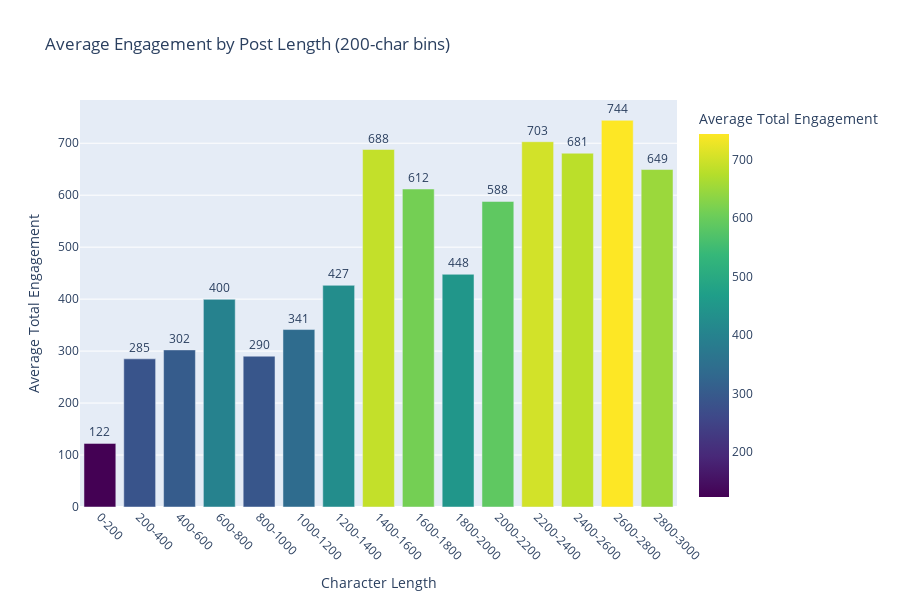

Source (notebook cell):
### Code cell
# Visualize length vs engagement
fig = px.bar(
    length_bins[length_bins['length_bin'] != 'Empty'].head(20),
    x='length_bin',
    y='avg_engagement',
    title='Average Engagement by Post Length (200-char bins)',
    labels={'length_bin': 'Character Length', 'avg_engagement': 'Average Total Engagement'},
    text='avg_engagement',
    color='avg_engagement',
    color_continuous_scale='Viridis'
)

fig.update_traces(texttemplate='%{text:.0f}', textposition='outside')
fig.update_layout(height=600, showlegend=False)
fig.update_xaxes(tickangle=45)
fig.show()
# Display static image for GitHub preview
from IPython.display import Image, display
import plotly.io as pio
try:
    img_bytes = pio.to_image(fig, format='png', width=1200, height=700)
    display(Image(img_bytes))
except:
    print('Static image export requires: pip install kaleido')
fig.write_html('../output/figures/report_length_analysis.html')
fig.write_image('../output/figures/report_length_analysis.png')

### Figure 1 — Plotly figure (JSON) as saved in the notebook; plotly's stock layout.template omitted (floating-point values rounded to 4 significant figures)
{"data": [{"hovertemplate": "Character Length=%{x}<br>Average Total Engagement=%{marker.color}<extra></extra>", "legendgroup": "", "marker": {"color": [122.4, 285.1, 302.3, 399.6, 290.2, 341.5, 426.6, 687.9, 612.0, 447.8, 588.0, 702.9, 680.8, 744.0, 649.4], "coloraxis": "coloraxis", "pattern": {"shape": ""}}, "name": "", "orientation": "v", "showlegend": false, "text": [122.4, 285.1, 302.3, 399.6, 290.2, 341.5, 426.6, 687.9, 612.0, 447.8, 588.0, 702.9, 680.8, 744.0, 649.4], "textposition": "outside", "texttemplate": "%{text:.0f}", "type": "bar", "x": ["0-200", "200-400", "400-600", "600-800", "800-1000", "1000-1200", "1200-1400", "1400-1600", "1600-1800", "1800-2000", "2000-2200", "2200-2400", "2400-2600", "2600-2800", "2800-3000"], "xaxis": "x", "y": [122.4, 285.1, 302.3, 399.6, 290.2, 341.5, 426.6, 687.9, 612.0, 447.8, 588.0, 702.9, 680.8, 744.0, 649.4], "yaxis": "y"}], "layout": {"barmode": "relative", "coloraxis": {"colorbar": {"title": {"text": "Average Total Engagement"}}, "colorscale": [[0, "#440154"], [0.1111, "#482878"], [0.2222, "#3e4989"], [0.3333, "#31688e"], [0.4444, "#26828e"], [0.5556, "#1f9e89"], [0.6667, "#35b779"], [0.7778, "#6ece58"], [0.8889, "#b5de2b"], [1, "#fde725"]]}, "height": 600, "legend": {"tracegroupgap": 0}, "showlegend": false, "title": {"text": "Average Engagement by Post Length (200-char bins)"}, "xaxis": {"anchor": "y", "domain": [0, 1], "tickangle": 45, "title": {"text": "Character Length"}}, "yaxis": {"anchor": "x", "domain": [0, 1], "title": {"text": "Average Total Engagement"}}}}
